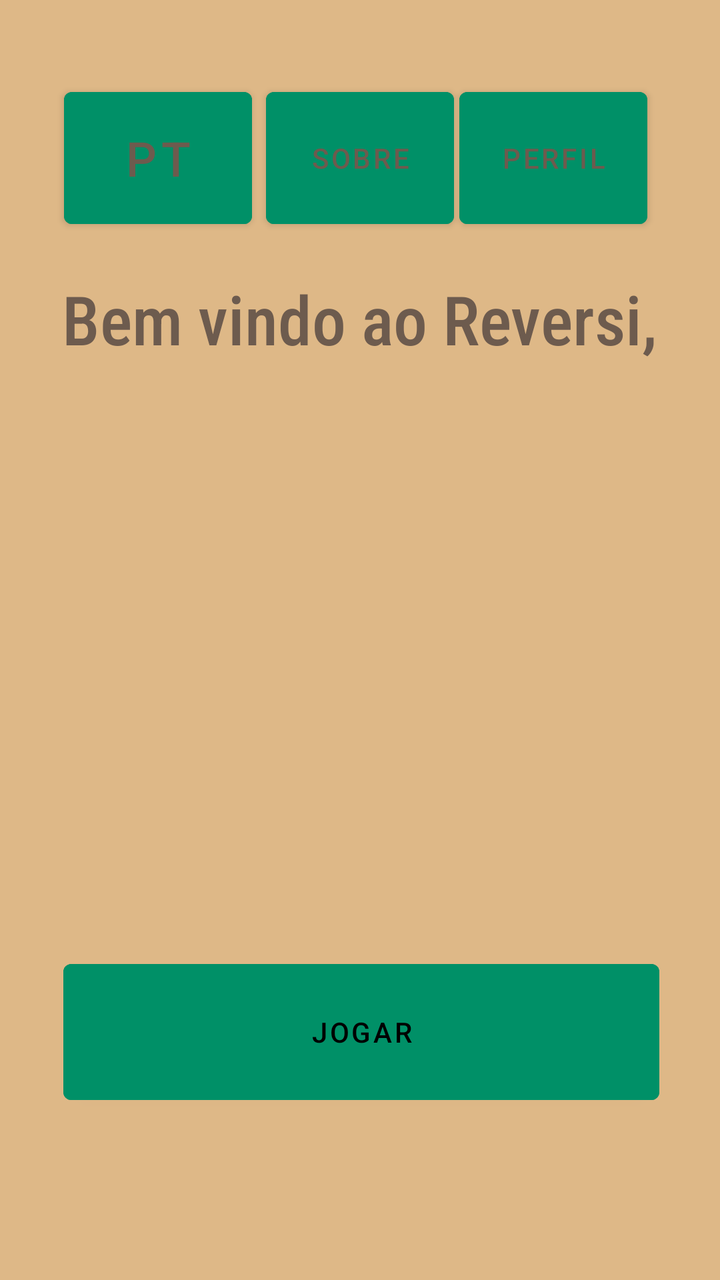
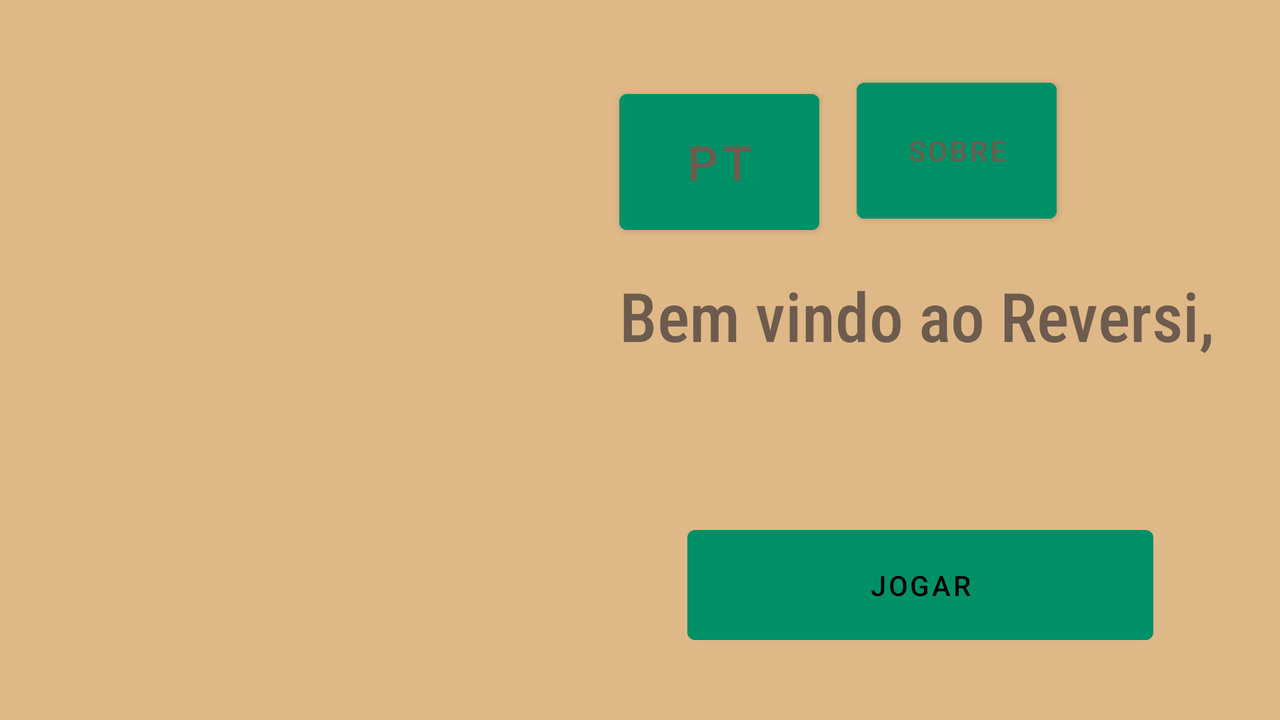

Compare how this app lays out the same screen by default and in its alternative resource folder. The renders come first, then the two layout files and the values they reference.
<!-- AndroidManifest.xml: application theme Theme.Reversi -->
<!-- res/layout/activity_main.xml -->
<?xml version="1.0" encoding="utf-8"?>
<androidx.constraintlayout.widget.ConstraintLayout xmlns:android="http://schemas.android.com/apk/res/android"
    xmlns:app="http://schemas.android.com/apk/res-auto"
    xmlns:tools="http://schemas.android.com/tools"
    android:layout_width="match_parent"
    android:layout_height="match_parent"
    android:background="@color/wood"
    tools:context=".MenuPrincipal">

    <Button
        android:id="@+id/buttonProfile"
        android:layout_width="94dp"
        android:layout_height="78dp"
        android:layout_marginTop="40dp"
        android:backgroundTint="@color/dark_green"
        android:text="@string/profile"
        android:textColor="@color/dark_wood"
        app:layout_constraintEnd_toEndOf="parent"
        app:layout_constraintHorizontal_bias="0.864"
        app:layout_constraintStart_toStartOf="parent"
        app:layout_constraintTop_toTopOf="parent"
        tools:ignore="TextContrastCheck" />

    <TextView
        android:id="@+id/textWelcome"
        android:layout_width="301dp"
        android:layout_height="90dp"
        android:fontFamily="sans-serif-condensed-medium"
        android:text="@string/welcome"
        android:textColor="@color/dark_wood"
        android:textSize="34sp"
        app:layout_constraintBottom_toBottomOf="parent"
        app:layout_constraintHorizontal_bias="0.527"
        app:layout_constraintLeft_toLeftOf="parent"
        app:layout_constraintRight_toRightOf="parent"
        app:layout_constraintTop_toBottomOf="@+id/buttonAbout"
        app:layout_constraintVertical_bias="0.043" />

    <ImageView
        android:id="@+id/imageView"
        android:layout_width="281dp"
        android:layout_height="245dp"
        android:layout_marginBottom="84dp"
        android:contentDescription="@string/reversiboardimg_description"
        app:layout_constraintBottom_toTopOf="@+id/buttonPlay"
        app:layout_constraintEnd_toEndOf="parent"
        app:layout_constraintStart_toStartOf="parent"
        app:layout_constraintTop_toBottomOf="@+id/textWelcome"
        app:layout_constraintVertical_bias="0.0"
        app:srcCompat="@drawable/how_to_play_othello_0"
        tools:ignore="ImageContrastCheck" />

    <Button
        android:id="@+id/buttonPlay"
        android:layout_width="298dp"
        android:layout_height="80dp"
        android:layout_marginBottom="40dp"
        android:backgroundTint="@color/dark_green"
        android:text="@string/play"
        android:textColor="#000000"
        app:layout_constraintBottom_toBottomOf="parent"
        app:layout_constraintEnd_toEndOf="parent"
        app:layout_constraintHorizontal_bias="0.513"
        app:layout_constraintStart_toStartOf="parent"
        app:layout_constraintTop_toBottomOf="@+id/textWelcome"
        app:layout_constraintVertical_bias="0.85" />

    <Button
        android:id="@+id/buttonAbout"
        android:layout_width="94dp"
        android:layout_height="78dp"
        android:layout_marginTop="40dp"
        android:backgroundTint="@color/dark_green"
        android:text="@string/about"
        android:textColor="@color/dark_wood"
        app:layout_constraintEnd_toEndOf="parent"
        app:layout_constraintHorizontal_bias="0.5"
        app:layout_constraintStart_toStartOf="parent"
        app:layout_constraintTop_toTopOf="parent"
        tools:ignore="TextContrastCheck" />

    <Button
        android:id="@+id/buttonLanguage"
        android:layout_width="94dp"
        android:layout_height="78dp"
        android:layout_marginStart="32dp"
        android:layout_marginTop="40dp"
        android:backgroundTint="@color/dark_green"
        android:text="@string/language"
        android:textColor="@color/dark_wood"
        android:textSize="24sp"
        app:layout_constraintEnd_toStartOf="@+id/buttonAbout"
        app:layout_constraintHorizontal_bias="0.0"
        app:layout_constraintStart_toStartOf="parent"
        app:layout_constraintTop_toTopOf="parent"
        tools:ignore="TextContrastCheck" />

</androidx.constraintlayout.widget.ConstraintLayout>
<!-- resources referenced by this layout -->
<resources>
  <color name="dark_green">#009067</color>
  <color name="dark_wood">#6D5B4E</color>
  <color name="wood">#DEB887</color>
  <string name="about">Sobre</string>
  <string name="language">PT</string>
  <string name="play">Jogar</string>
  <string name="profile">Perfil</string>
  <string name="reversiboardimg_description">A Reversi Board in its initial position.</string>
  <string name="welcome">Bem vindo ao Reversi,</string>
  <style name="Theme.Reversi" parent="Theme.MaterialComponents.DayNight.DarkActionBar">
          
          <item name="colorPrimary">@color/purple_500</item>
          <item name="colorPrimaryVariant">@color/wood</item>
          <item name="colorOnPrimary">@color/white</item>
          
          <item name="colorSecondary">@color/teal_200</item>
          <item name="colorSecondaryVariant">@color/teal_700</item>
          <item name="colorOnSecondary">@color/black</item>
          
          <item name="android:statusBarColor">@color/wood</item>
          
      </style>
  <color name="purple_500">#FF6200EE</color>
  <color name="white">#FFFFFFFF</color>
  <color name="teal_200">#FF03DAC5</color>
  <color name="teal_700">#FF018786</color>
  <color name="black">#FF000000</color>
</resources>
<!-- res/layout-land/activity_main.xml (the repository's variant of the layout above) -->
<!-- drawn on the phone turned sideways -->
<?xml version="1.0" encoding="utf-8"?>
<androidx.constraintlayout.widget.ConstraintLayout xmlns:android="http://schemas.android.com/apk/res/android"
    xmlns:app="http://schemas.android.com/apk/res-auto"
    xmlns:tools="http://schemas.android.com/tools"
    android:layout_width="match_parent"
    android:layout_height="match_parent"
    android:background="@color/wood"
    tools:context=".MainActivity">

    <TextView
        android:id="@+id/textWelcome"
        android:layout_width="301dp"
        android:layout_height="90dp"
        android:fontFamily="sans-serif-condensed-medium"
        android:text="@string/welcome"
        android:textColor="@color/dark_wood"
        android:textSize="34sp"
        app:layout_constraintBottom_toBottomOf="parent"
        app:layout_constraintHorizontal_bias="0.913"
        app:layout_constraintLeft_toLeftOf="parent"
        app:layout_constraintRight_toRightOf="parent"
        app:layout_constraintTop_toTopOf="parent"
        app:layout_constraintVertical_bias="0.5" />

    <ImageView
        android:id="@+id/imageView"
        android:layout_width="509dp"
        android:layout_height="329dp"
        android:contentDescription="@string/reversiboardimg_description"
        app:layout_constraintBottom_toBottomOf="parent"
        app:layout_constraintEnd_toStartOf="@+id/textWelcome"
        app:layout_constraintHorizontal_bias="0.5"
        app:layout_constraintStart_toStartOf="parent"
        app:layout_constraintTop_toTopOf="parent"
        app:srcCompat="@drawable/how_to_play_othello_0"
        tools:ignore="ImageContrastCheck" />

    <Button
        android:id="@+id/buttonPlay"
        android:layout_width="233dp"
        android:layout_height="67dp"
        android:backgroundTint="@color/dark_green"
        android:text="@string/play"
        android:textColor="#000000"
        app:layout_constraintBottom_toBottomOf="parent"
        app:layout_constraintEnd_toEndOf="@+id/textWelcome"
        app:layout_constraintHorizontal_bias="0.5"
        app:layout_constraintStart_toStartOf="@+id/textWelcome"
        app:layout_constraintTop_toBottomOf="@+id/textWelcome"
        app:layout_constraintVertical_bias="0.5" />

    <Button
        android:id="@+id/buttonAbout"
        android:layout_width="100dp"
        android:layout_height="80dp"
        android:layout_marginTop="16dp"
        android:backgroundTint="@color/dark_green"
        android:text="@string/about"
        android:textColor="@color/dark_wood"
        app:layout_constraintBottom_toTopOf="@+id/textWelcome"
        app:layout_constraintEnd_toEndOf="parent"
        app:layout_constraintHorizontal_bias="0.793"
        app:layout_constraintStart_toStartOf="parent"
        app:layout_constraintTop_toTopOf="parent"
        app:layout_constraintVertical_bias="0.492"
        tools:ignore="TextContrastCheck" />

    <Button
        android:id="@+id/buttonLanguage"
        android:layout_width="100dp"
        android:layout_height="80dp"
        android:layout_marginTop="36dp"
        android:backgroundTint="@color/dark_green"
        android:text="@string/language"
        android:textColor="@color/dark_wood"
        android:textSize="24sp"
        app:layout_constraintBottom_toTopOf="@+id/textWelcome"
        app:layout_constraintEnd_toEndOf="@+id/buttonAbout"
        app:layout_constraintHorizontal_bias="0.0"
        app:layout_constraintStart_toStartOf="@+id/textWelcome"
        app:layout_constraintTop_toTopOf="parent"
        app:layout_constraintVertical_bias="0.266"
        tools:ignore="TextContrastCheck" />

</androidx.constraintlayout.widget.ConstraintLayout>
<!-- resources referenced by the variant -->
<!-- as the phone turned sideways resolves them -->
<resources>
  <color name="dark_green">#009067</color>
  <color name="dark_wood">#6D5B4E</color>
  <color name="wood">#DEB887</color>
  <string name="about">Sobre</string>
  <string name="language">PT</string>
  <string name="play">Jogar</string>
  <string name="reversiboardimg_description">A Reversi Board in its initial position.</string>
  <string name="welcome">Bem vindo ao Reversi,</string>
  <style name="Theme.Reversi" parent="Theme.MaterialComponents.DayNight.DarkActionBar">
          
          <item name="colorPrimary">@color/purple_500</item>
          <item name="colorPrimaryVariant">@color/wood</item>
          <item name="colorOnPrimary">@color/white</item>
          
          <item name="colorSecondary">@color/teal_200</item>
          <item name="colorSecondaryVariant">@color/teal_700</item>
          <item name="colorOnSecondary">@color/black</item>
          
          <item name="android:statusBarColor">@color/wood</item>
          
      </style>
  <color name="purple_500">#FF6200EE</color>
  <color name="white">#FFFFFFFF</color>
  <color name="teal_200">#FF03DAC5</color>
  <color name="teal_700">#FF018786</color>
  <color name="black">#FF000000</color>
</resources>
